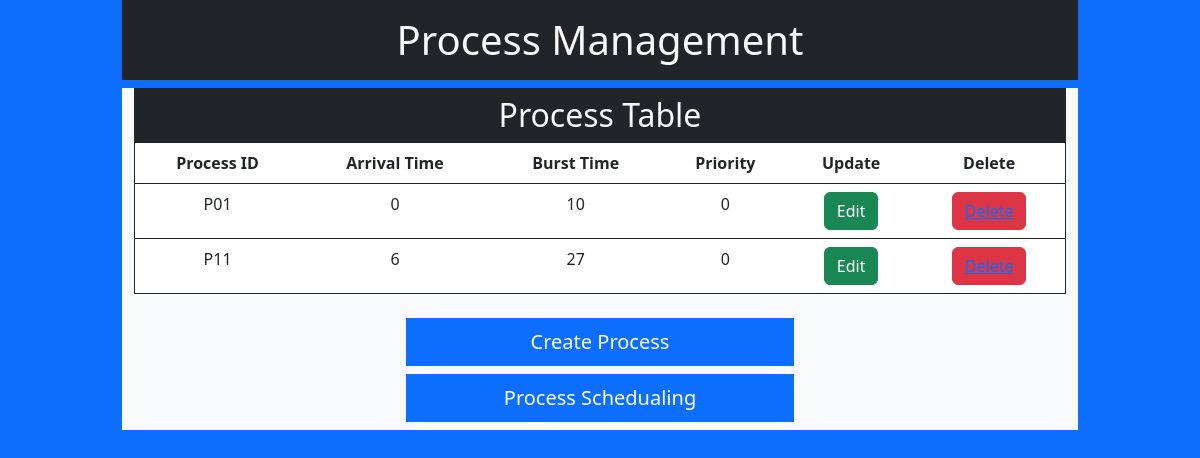
/process-management/, run on an earlier commit of the app's database.
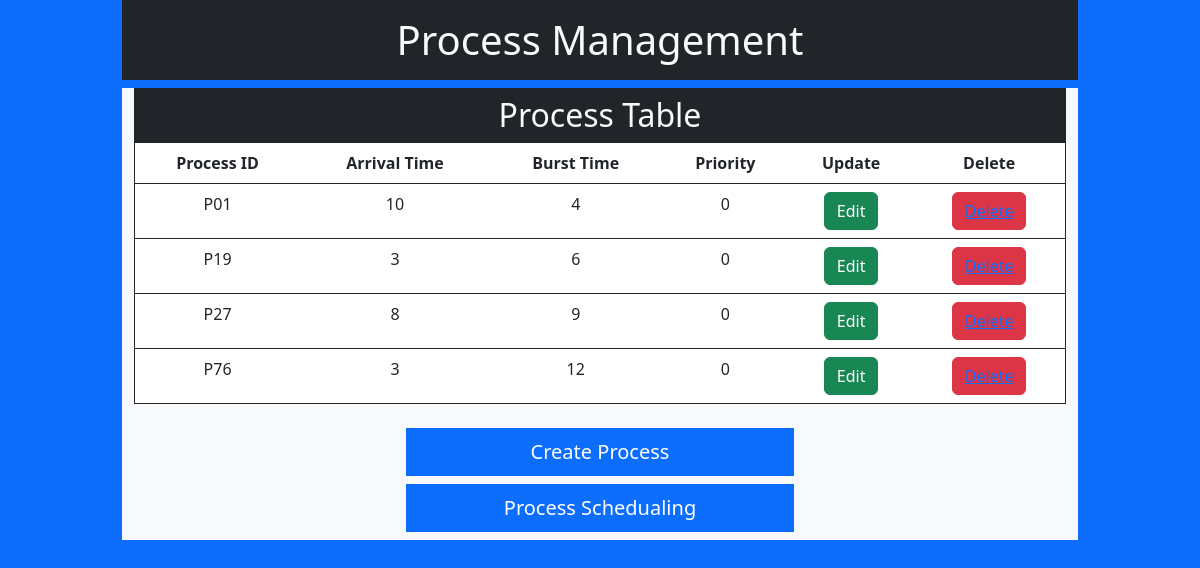
And on a later commit of the database.
### processes/models.py (models this page shows)
class processes(models.Model):
    p_id = models.AutoField(primary_key=True)
    process_id = models.CharField(max_length=3, unique=True,validators=[input_regex])
    arrival_time = models.IntegerField(validators=[MinValueValidator(0), MaxValueValidator(100)])
    burst_time = models.IntegerField(validators=[MinValueValidator(0), MaxValueValidator(100)])
    priority = models.IntegerField(validators=[MinValueValidator(0), MaxValueValidator(10)])
    memory = models.IntegerField(validators=[MinValueValidator(0), MaxValueValidator(100)])

### processes/views.py (the view)
# urls.py: path('',views.processManagement,name="all"),
def processManagement(request):
    process_table = processes.objects.all()
    data = {
        "title":"Process Management",
        "process_table":process_table
    }
    return render(request, "processes/processManagement.html",data)

### processes/templates/processes/processManagement.html
{% extends 'base.html' %}
{% block content %}
<h1 class="text-center bg-dark text-light py-3">{{title}}</h1>
<div class="container text-center bg-light">
<h2 class="text-center bg-dark text-light my-0 py-2">Process Table</h2>
<table class='table border border-dark'>
    <thead class="bg-dark text-light">
        <th scope='col'>Process ID</th>
        <th scope='col'>Arrival Time</th>
        <th scope='col'>Burst Time</th>
        <th scope='col'>Priority</th>
        <th scope='col'>Update</th>
        <th scope='col'>Delete</th>
    </thead>
    <tbody>
        {%for x in process_table%}
        <tr>
            <td>{{x.process_id}}</td>
            <td>{{x.arrival_time}}</td>
            <td>{{x.burst_time}}</td>
            <td>{{x.priority}}</td>
            <td><button type="button" class="btn btn-success">Edit</button></td>
            <td><button type="button" class="btn btn-danger"><a href="{% url 'processes:process_delete' x.id %}">Delete</a></button></td>
        </tr>
        {% endfor %}
    </tbody>
</table>
    <div class="d-grid gap-2 col-5 mx-auto py-2">
        <a class="btn btn-lg btn-primary rounded-0" href={% url 'processes:process_create' %}>Create Process</a>
        <a class="btn btn-lg btn-primary rounded-0" href="{% url 'processes:processSchedualing' %}">Process Schedualing</a>
    </div>
</div>
{% endblock content %}

What changed in the data, as far as the page shows it:
removed processes: process_id "P01", arrival_time "0", burst_time "10", priority "0"
removed processes: process_id "P11", arrival_time "6", burst_time "27", priority "0"
added processes: process_id "P01", arrival_time "10", burst_time "4", priority "0"
added processes: process_id "P19", arrival_time "3", burst_time "6", priority "0"
added processes: process_id "P27", arrival_time "8", burst_time "9", priority "0"
added processes: process_id "P76", arrival_time "3", burst_time "12", priority "0"
